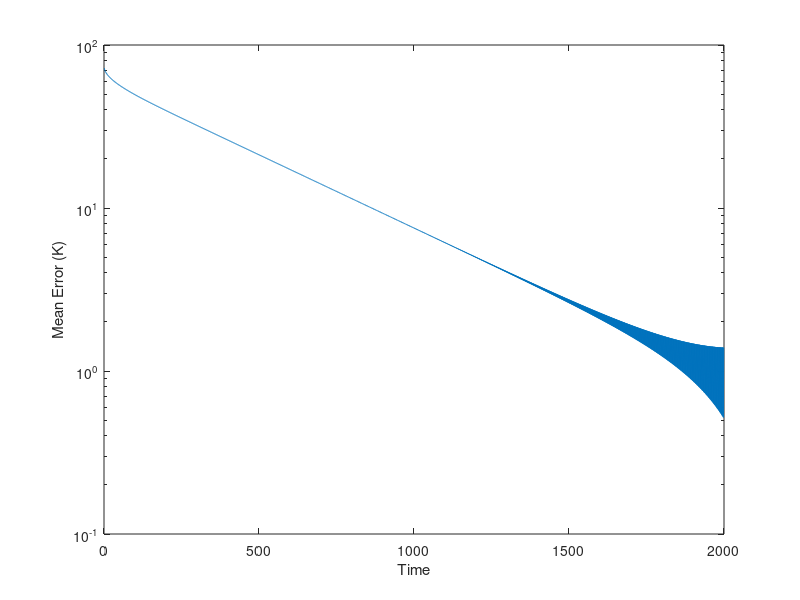
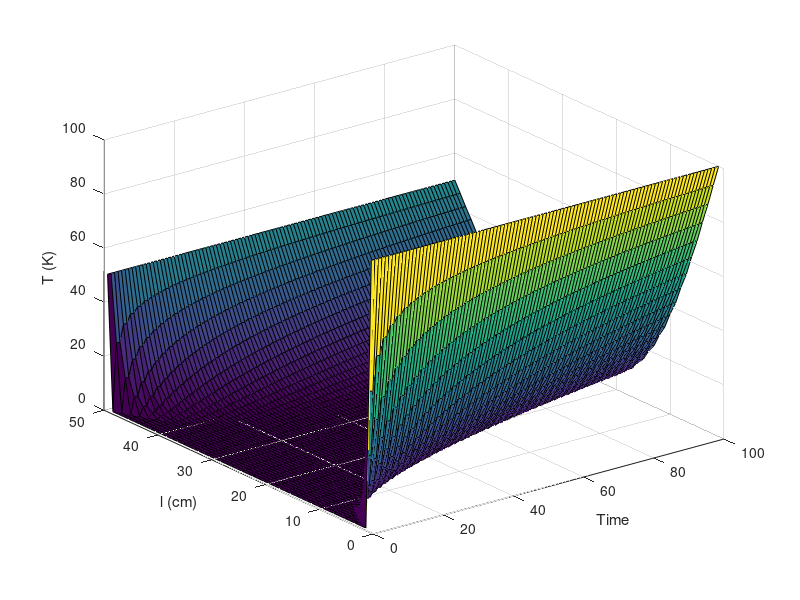

Recreate these plots in MATLAB, in order.
clear
clc
N=50;
T=2000;

s=0.503;
a=s;
b=1-2*s;
c=s;

A=sparse(N,N);
A(1,1)=1;
A(N,N)=1;

for i=2:N-1
    A(i,i+1)=a;
    A(i,i)=b;
    A(i,i-1)=c;
end
V=linspace(100,50,50)';

U=zeros(N,1);
U(1)=100;
U(N)=50;

err=zeros(T,1);
M=zeros(N,N);

for i=1:T-1
    if i<=100
        M(:,i)=U;
    end
    err(i)=mean(V-U);
    U=A*U;
    %{
    plot(1:N,V,'r',1:N,U,'b')
    xlabel('l (cm)')
    ylabel('T (K)')
    legend('Numerical Plot','Actual Plot')
    getframe;
    %}
end

%drawnow

figure()
semilogy(err)
xlabel('Time')
ylabel('Mean Error (K)')

figure()
surf(M)
xlabel('Time')
ylabel('l (cm)')
zlabel('T (K)')